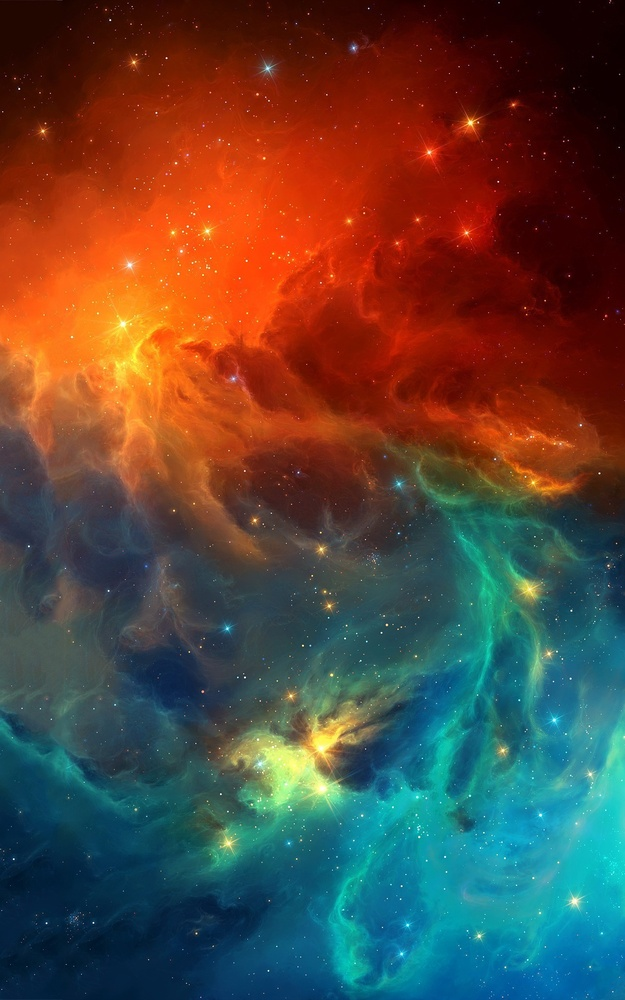
#> input picture Images/space-1.jpg, 625 x 1000 px, shrunk from 1600 x 2560 before the run
$ python Q3.py
#> lines starting #> are read from the running program, lines starting #| are printed output that depends on the picture; after the words box and inside, x2 and y2 are one past the last pixel; in counts of white or black regions, pixels touching at a corner belong together
# Using loops, move a square block throughout the image in the following manner:
# i) left to right for even numbered row.
# ii) right to left for odd numbered row.
# iii) Introduce a delay of 0.5 second, so that the motion of the square is visible.
# Dimensions of the square are the same as in question 1.

import cv2
import random

img = cv2.imread ('../Images/space-1.jpg')
#> img is the input picture: shape (1000, 625, 3); mean B, G, R 59, 69.9, 88.3
dimensions = img.shape
#> dimensions = (1000, 625, 3)
yUnit = dimensions[0] / 7
#> yUnit = 142.9
xUnit = dimensions[1] / 7
#> xUnit = 89.29

for y in range (1, 8):
    yStart = int(yUnit * (y-1))
#> yStart = 0
    yEnd = int(yUnit * y)
#> yEnd = 142

    if y % 2 == 0:
        start = 1
        end = 8
        step = 1
    elif y % 2 != 0:
        start = 7
        end = 0
        step = -1

    for x in range (start, end, step):
        xStart = int(xUnit * (x-1))
#> xStart = 535
        xEnd = int(xUnit * x)
#> xEnd = 625

        img = cv2.imread ('../Images/space-1.jpg')
        img [ yStart:yEnd, xStart:xEnd ] = (random.randint (0, 255), random.randint (0, 255), random.randint (0, 255))
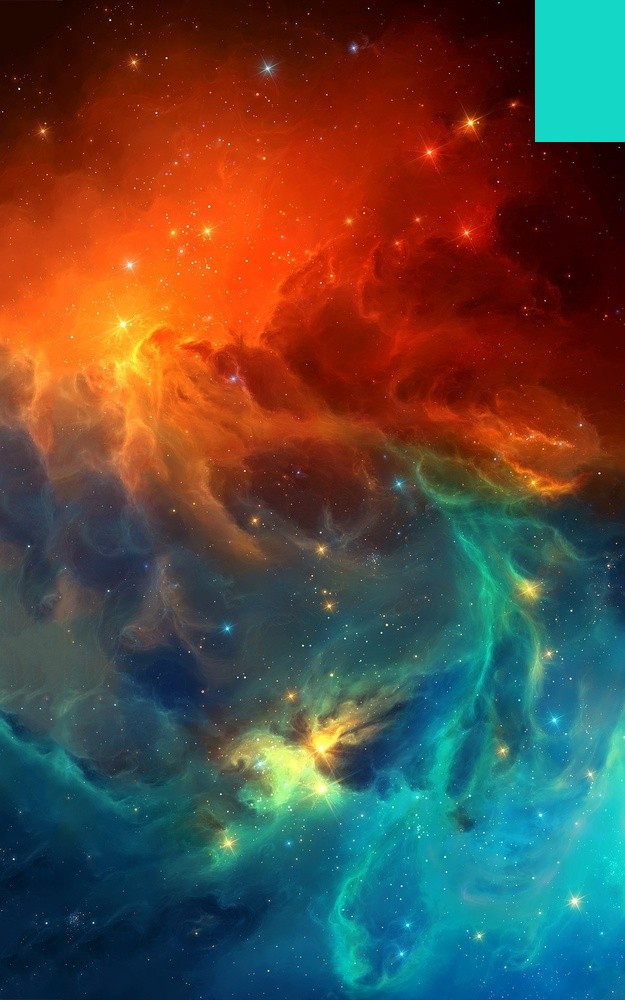
#> img: shape (1000, 625, 3); 2.04% of pixels changed, all inside (x1, y1, x2, y2) = (535, 0, 625, 142)

        cv2.imshow ('moving box', img)
        cv2.waitKey(500)


cv2.waitKey (0)
